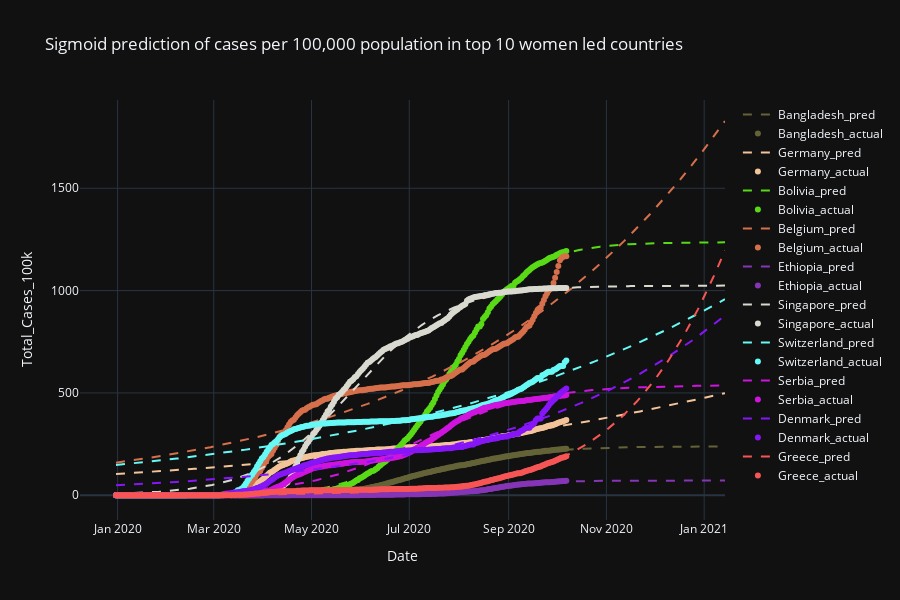

Here is the notebook cell this chart was saved with:
### Code cell
plot_sigmoid_fitting(target_country_df_list, pred_df_list, 'Sigmoid prediction of cases per 100,000 population in top 10 women led countries', top_women_countries, 'Total_Cases_100k')

### Figure 1 — Plotly figure (JSON) as saved in the notebook; plotly's stock layout.template omitted (floating-point values rounded to 4 significant figures; data arrays with more than 128 entries replaced by an {"elided": "..."} marker saying what was removed)
{"data": [{"line": {"color": "rgb(100,99,56)", "dash": "dash"}, "name": "Bangladesh_pred", "type": "scatter", "x": {"elided": "312 str values"}, "y": {"elided": "312 float values"}}, {"line": {"color": "rgb(100,99,56)"}, "mode": "markers", "name": "Bangladesh_actual", "type": "scatter", "x": {"elided": "208 str values"}, "y": {"elided": "208 int values"}}, {"line": {"color": "rgb(243,195,154)", "dash": "dash"}, "name": "Germany_pred", "type": "scatter", "x": {"elided": "381 str values"}, "y": {"elided": "381 float values"}}, {"line": {"color": "rgb(243,195,154)"}, "mode": "markers", "name": "Germany_actual", "type": "scatter", "x": {"elided": "282 str values"}, "y": {"elided": "282 int values"}}, {"line": {"color": "rgb(89,218,23)", "dash": "dash"}, "name": "Bolivia_pred", "type": "scatter", "x": {"elided": "309 str values"}, "y": {"elided": "309 float values"}}, {"line": {"color": "rgb(89,218,23)"}, "mode": "markers", "name": "Bolivia_actual", "type": "scatter", "x": {"elided": "209 str values"}, "y": {"elided": "209 int values"}}, {"line": {"color": "rgb(214,111,75)", "dash": "dash"}, "name": "Belgium_pred", "type": "scatter", "x": {"elided": "381 str values"}, "y": {"elided": "381 float values"}}, {"line": {"color": "rgb(214,111,75)"}, "mode": "markers", "name": "Belgium_actual", "type": "scatter", "x": {"elided": "282 str values"}, "y": {"elided": "282 int values"}}, {"line": {"color": "rgb(133,53,182)", "dash": "dash"}, "name": "Ethiopia_pred", "type": "scatter", "x": {"elided": "307 str values"}, "y": {"elided": "307 float values"}}, {"line": {"color": "rgb(133,53,182)"}, "mode": "markers", "name": "Ethiopia_actual", "type": "scatter", "x": {"elided": "208 str values"}, "y": {"elided": "208 int values"}}, {"line": {"color": "rgb(217,217,208)", "dash": "dash"}, "name": "Singapore_pred", "type": "scatter", "x": {"elided": "381 str values"}, "y": {"elided": "381 float values"}}, {"line": {"color": "rgb(217,217,208)"}, "mode": "markers", "name": "Singapore_actual", "type": "scatter", "x": {"elided": "282 str values"}, "y": {"elided": "282 int values"}}, {"line": {"color": "rgb(103,249,246)", "dash": "dash"}, "name": "Switzerland_pred", "type": "scatter", "x": {"elided": "381 str values"}, "y": {"elided": "381 float values"}}, {"line": {"color": "rgb(103,249,246)"}, "mode": "markers", "name": "Switzerland_actual", "type": "scatter", "x": {"elided": "282 str values"}, "y": {"elided": "282 int values"}}, {"line": {"color": "rgb(206,20,222)", "dash": "dash"}, "name": "Serbia_pred", "type": "scatter", "x": {"elided": "314 str values"}, "y": {"elided": "314 float values"}}, {"line": {"color": "rgb(206,20,222)"}, "mode": "markers", "name": "Serbia_actual", "type": "scatter", "x": {"elided": "212 str values"}, "y": {"elided": "212 int values"}}, {"line": {"color": "rgb(134,22,247)", "dash": "dash"}, "name": "Denmark_pred", "type": "scatter", "x": {"elided": "381 str values"}, "y": {"elided": "381 float values"}}, {"line": {"color": "rgb(134,22,247)"}, "mode": "markers", "name": "Denmark_actual", "type": "scatter", "x": {"elided": "282 str values"}, "y": {"elided": "282 int values"}}, {"line": {"color": "rgb(247,85,85)", "dash": "dash"}, "name": "Greece_pred", "type": "scatter", "x": {"elided": "381 str values"}, "y": {"elided": "381 float values"}}, {"line": {"color": "rgb(247,85,85)"}, "mode": "markers", "name": "Greece_actual", "type": "scatter", "x": {"elided": "282 str values"}, "y": {"elided": "282 int values"}}], "layout": {"height": 600, "title": {"text": "Sigmoid prediction of cases per 100,000 population in top 10 women led countries"}, "width": 900, "xaxis": {"title": {"text": "Date"}}, "yaxis": {"title": {"text": "Total_Cases_100k"}}}}
